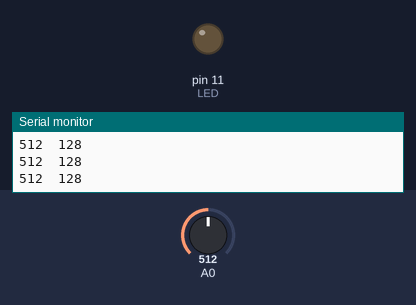
The sketch below on a simulated Arduino Uno, built with avr-gcc and run on an emulated ATmega328P. Shown: output pins drawn as LEDs (lit = HIGH), the last lines printed to the serial monitor. The inputs (shaded band) are chosen by the test bench; at power-on: A0 = 512.

Above: at 1.2 s.
1.3 s: A0 set to 582
2.8 s: A0 set to 616
At 4.0 s:
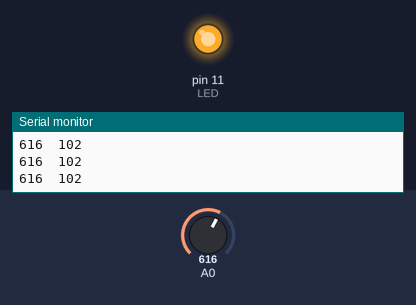
4.3 s: A0 set to 590
At 5.3 s:
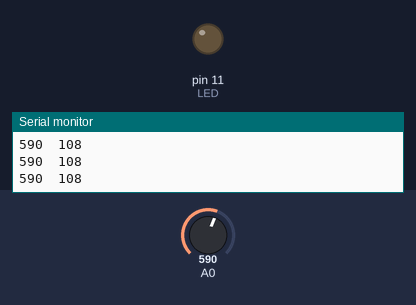
5.8 s: A0 set to 610
At 6.4 s:
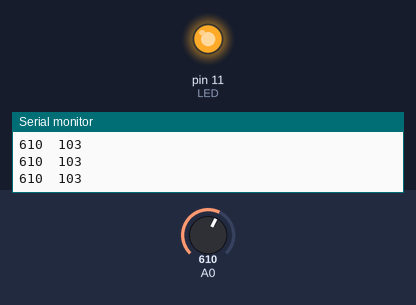
Timing chart, 0 to 8.8 s (numbered marks = the images above; inputs shaded):
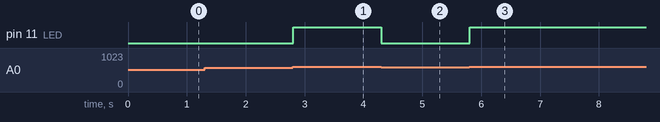

Measured:
- the behaviour switches between 600 and 601 on A0 (found by bisection; images 0 and 1)
- after the input at 2.8 s, pin 11 (LED): LOW → HIGH at once
- after the input at 4.3 s, pin 11 (LED): HIGH → LOW at once
- after the input at 5.8 s, pin 11 (LED): LOW → HIGH at once

The sketch:

04_sensorLightChange.ino
```cpp
#define LED 11

void setup() {
  Serial.begin(9600);
  pinMode(LED,OUTPUT);
}

void loop() {
  int sensorValue = analogRead(A0);
  int PWM = map(sensorValue, 0, 1023, 255, 0);

  if(sensorValue>600){
    digitalWrite(LED, HIGH);
  }
  else{
    digitalWrite(LED, LOW);
  }
  Serial.print(sensorValue);
  Serial.print("\t");
  Serial.println(PWM);
}
```
